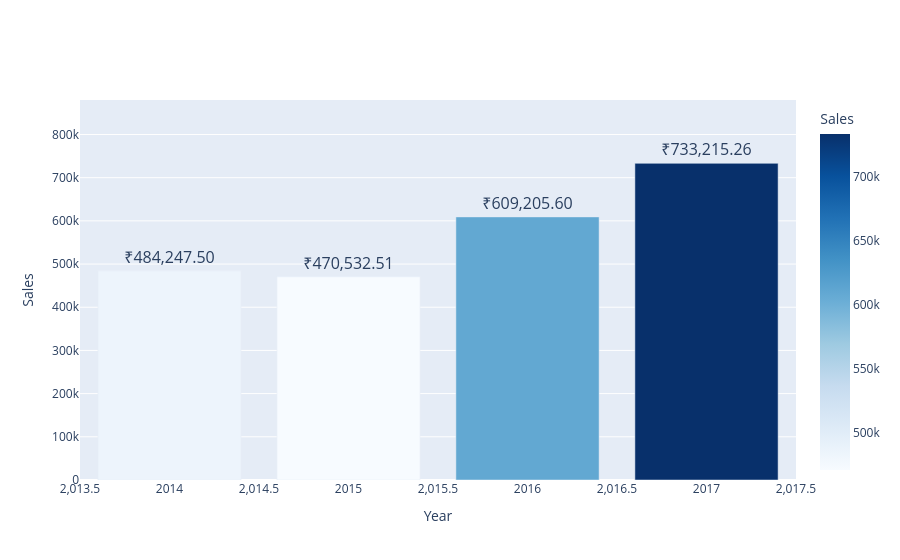

Here is the notebook cell this chart was saved with:
### Markdown cell above
### Yearly Sales Revenue

### Code cell
import plotly.express as px
from IPython.display import display, HTML

# Extract year
df['Year'] = df['Order Date'].dt.year

# Aggregate yearly sales
yearly_sales = df.groupby('Year')['Sales'].sum().reset_index()

# Extra top padding for text
y_axis_max = yearly_sales['Sales'].max() * 1.20 

# Prepare hover text dynamically
yearly_sales['hover_text'] = yearly_sales.apply(lambda row: f"Year: {row['Year']}<br>Sales: ₹{row['Sales']:,.2f}", axis=1)

# Plot chart
fig = px.bar(
    yearly_sales,
    x='Year',
    y='Sales',
    color='Sales',  # color by sales value
    color_continuous_scale='Blues',
    text=yearly_sales['Sales'].apply(lambda x: f"₹{x:,.2f}"),  # formatted text on bars
    hover_data={'Sales': False, 'hover_text': True}  # show only custom hover text
)

# Make text appear outside bars
fig.update_traces(textposition='outside', textfont_size=16, hovertemplate='%{customdata[0]}')

# Update layout
fig.update_layout(
    yaxis=dict(title='Sales', range=[0, y_axis_max], automargin=True),
    xaxis_title='Year',
    margin=dict(t=100)
)

fig.show()

# --- Dynamic Insight ---
top_year = yearly_sales.loc[yearly_sales['Sales'].idxmax(), 'Year']
top_year_sales = yearly_sales['Sales'].max()

display(HTML(f"<p style='font-size:16px; font-weight:600;'>"
             f"📌 The year with the highest sales is <b>{top_year}</b> "
             f"with total sales of <b>₹{top_year_sales:,.2f}</b>."
             f"</p>"))

### Figure 1 — Plotly figure (JSON) as saved in the notebook; plotly's stock layout.template omitted (floating-point values rounded to 4 significant figures)
{"data": [{"customdata": [["Year: 2014.0<br>Sales: ₹484,247.50"], ["Year: 2015.0<br>Sales: ₹470,532.51"], ["Year: 2016.0<br>Sales: ₹609,205.60"], ["Year: 2017.0<br>Sales: ₹733,215.26"]], "hovertemplate": "%{customdata[0]}", "legendgroup": "", "marker": {"color": [484200.0, 470500.0, 609200.0, 733200.0], "coloraxis": "coloraxis", "pattern": {"shape": ""}}, "name": "", "orientation": "v", "showlegend": false, "text": ["₹484,247.50", "₹470,532.51", "₹609,205.60", "₹733,215.26"], "textfont": {"size": 16}, "textposition": "outside", "type": "bar", "x": [2014, 2015, 2016, 2017], "xaxis": "x", "y": [484200.0, 470500.0, 609200.0, 733200.0], "yaxis": "y"}], "layout": {"barmode": "relative", "coloraxis": {"colorbar": {"title": {"text": "Sales"}}, "colorscale": [[0, "rgb(247,251,255)"], [0.125, "rgb(222,235,247)"], [0.25, "rgb(198,219,239)"], [0.375, "rgb(158,202,225)"], [0.5, "rgb(107,174,214)"], [0.625, "rgb(66,146,198)"], [0.75, "rgb(33,113,181)"], [0.875, "rgb(8,81,156)"], [1, "rgb(8,48,107)"]]}, "legend": {"tracegroupgap": 0}, "margin": {"t": 100}, "xaxis": {"anchor": "y", "domain": [0, 1], "title": {"text": "Year"}}, "yaxis": {"anchor": "x", "automargin": true, "domain": [0, 1], "range": [0, 879900.0], "title": {"text": "Sales"}}}}
